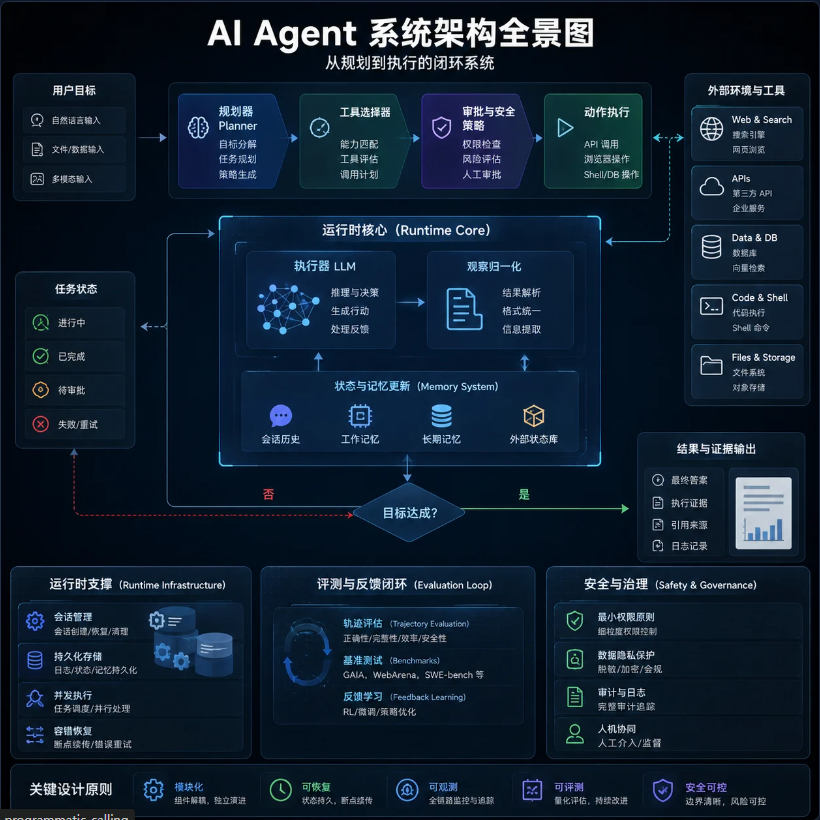
#> input picture 学习总结/Agent系统架构.png, 820 x 820 px
$ python -i opencv_contour_parser.py   (imports and definitions only)
#> lines starting #> are read from the running program, lines starting #| are printed output that depends on the picture; after the words box and inside, x2 and y2 are one past the last pixel; in counts of white or black regions, pixels touching at a corner belong together
# -*- coding: utf-8 -*-
# 使用 OpenCV 解析游戏界面元素轮廓
# 缺点:
#   1. 只能检测矩形轮廓
#   2. 不能检测文字
#   3. 元素分类不准确, 仅通过几何特征分类.  可结合AI模型 对每个元素区域进行分类.
#   4. 形态学滤波 可能会合并相邻同色元素
#   5. 阈值硬编码, 不同界面要根据实际情况调整.


import cv2
import numpy as np
import os


def parse_game_ui(image_path, bg_color_coords=None):
    # 读取图片, 转换为灰度图.
#> called with image_path = '../../学习总结/Agent系统架构.png'
    img = cv2.imread(image_path)    # 打开图片 返回 numpy数组. 不支持中文路径
#> img is the input picture: shape (820, 820, 3); mean B, G, R 48.5, 32.1, 16.2
    h, w = img.shape[:2]
#> h = 820; w = 820
    gray = cv2.cvtColor(img, cv2.COLOR_BGR2GRAY)
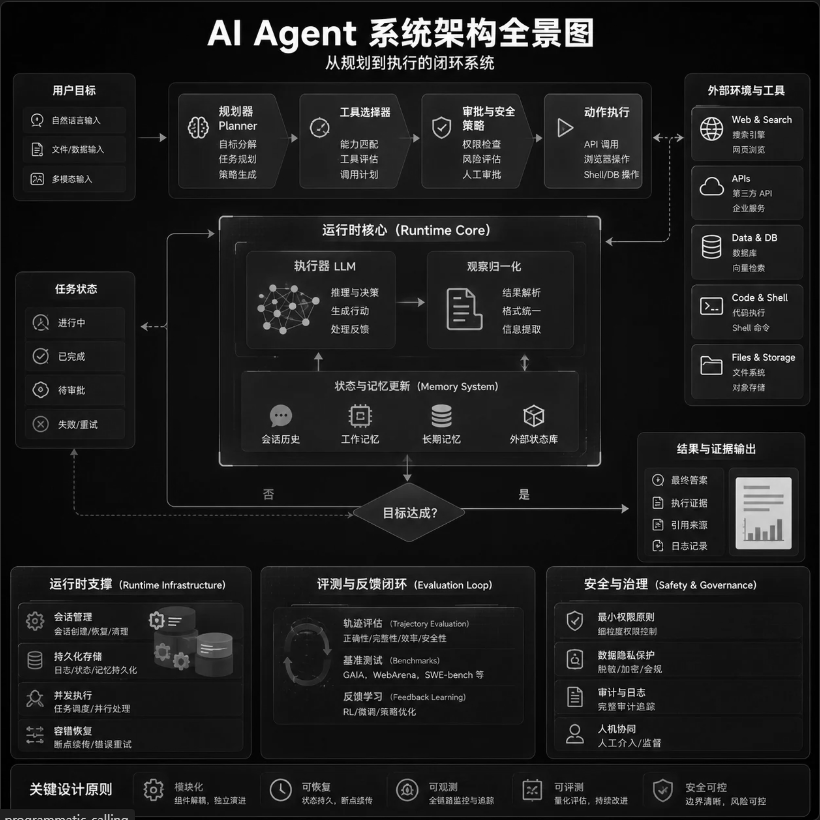
#> gray: shape (820, 820); min 0, max 255, mean 29.2

    # 1. 边缘检测 查找UI元素边界
    edges = cv2.Canny(gray, 30, 100)    # Canny边缘检测算法. 两个参数为阈值, 梯度小于30为非边缘, 大于100为边缘.
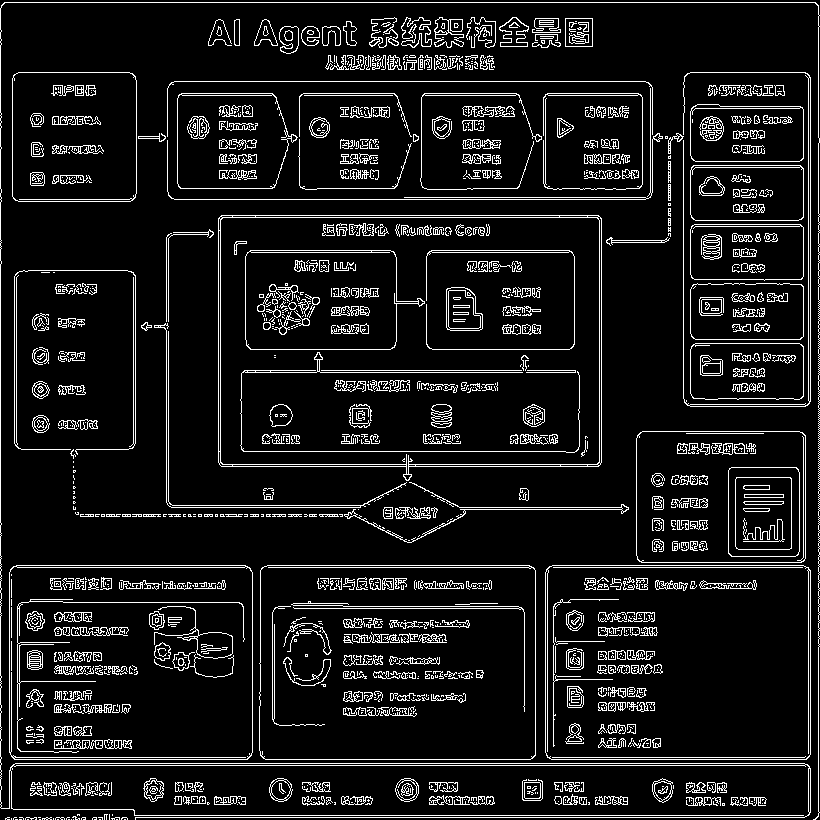
#> edges: shape (820, 820); 9.7% white in thin lines or dots
    kernel = np.ones((5, 5), np.uint8)  # 返回一个5x5的数组, 元素全为1.
    closed = cv2.morphologyEx(edges, cv2.MORPH_CLOSE, kernel)  # 形态学滤波. 闭合运算, 对边缘做"膨胀->腐蚀", 过滤小黑孔, 把断裂的轮廓线连接起来
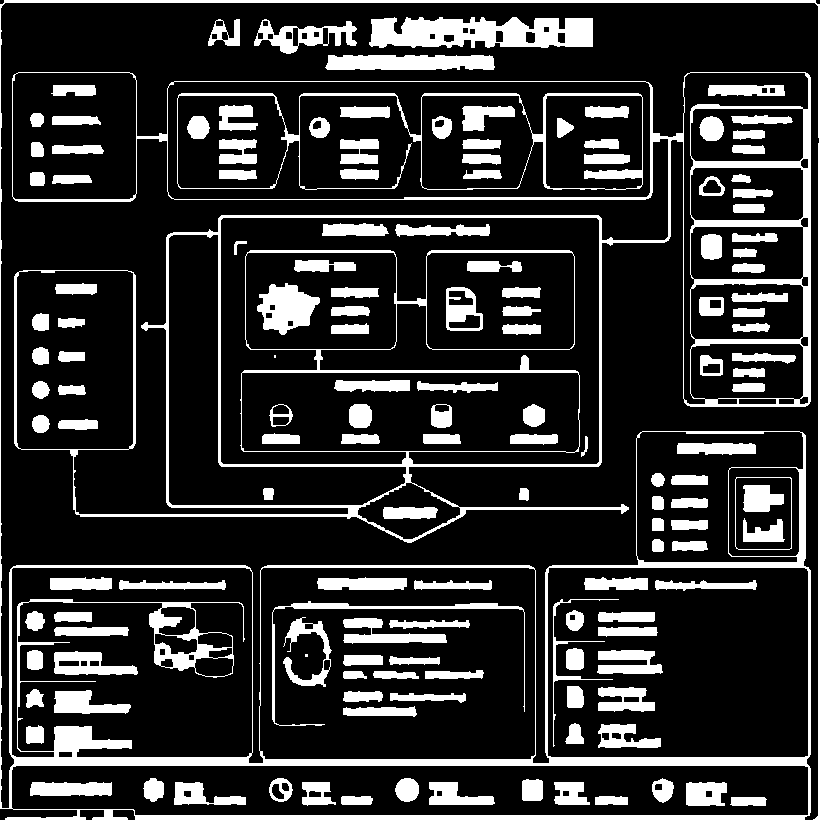
#> closed: shape (820, 820); 19.1% white; 152 white regions (2 under 20 px)

    # 2. 查找潜在的UI元素轮廓
    contours, _ = cv2.findContours(closed, cv2.RETR_EXTERNAL, cv2.CHAIN_APPROX_SIMPLE)  # 查找轮廓. RETR_EXTERNAL: 只取最外层轮廓; CHAIN_APPROX_SIMPLE: 简单的轮廓近似, 只返回轮廓的边界点.
#> contours = 7 contours; box (x1, y1, x2, y2) and area: (12, 72, 811, 543) 260116, (0, 0, 820, 820) 223900, (369, 17, 593, 48) 5391, (325, 55, 495, 70) 2158, (254, 19, 357, 54) 1638, (208, 19, 240, 46) 478, (519, 488, 529, 501) 94

    # 背景图检测
    # if bg_color_coords is not None:
    #     bg_contour = find_bg(img, bg_color_coords)
    #     contours = contours.__add__((bg_contour,))  # 修改 元组


    # 3. 根据轮廓计算AABB包围盒
    elements = []
    for i, cnt in enumerate(contours):
        x, y, bw, bh = cv2.boundingRect(cnt)    # 将任意形状的轮廓转换为矩形框.
        area = bw * bh
        # 元素面积<500 认为噪点.  元素面积>95%屏幕面积 认为全屏背景.
        # if area < 500 or area > w * h * 0.95:
        if area < 500 or area > w * h * 0.98:
            continue
        element = {
            "id": i + 1,
            "bbox": [int(x), int(y), int(x + bw), int(y + bh)],
            "size": [int(bw), int(bh)],
        }
        elements.append(element)
#> this loop made 7 passes
#> (x, y, bw, bh, area, element) on passes 2 to 6: (12, 72, 799, 471, 376329, {'id': 2, 'bbox': [12, 72, 811, 543], 'size': [799, 471]}), (325, 55, 170, 15, 2550, {'id': 3, 'bbox': [325, 55, 495, 70], 'size': [170, 15]}), (254, 19, 103, 35, 3605, {'id': 4, 'bbox': [254, 19, 357, 54], 'size': [103, 35]}), (208, 19, 32, 27, 864, {'id': 5, 'bbox': [208, 19, 240, 46], 'size': [32, 27]}), (369, 17, 224, 31, 6944, {'id': 6, 'bbox': [369, 17, 593, 48], 'size': [224, 31]})
#> (x, y, bw, bh, area) on passes 1, 7: (519, 488, 10, 13, 130), (0, 0, 820, 820, 672400)
#> after the loop, elements = 5 items

    # 4. 通过包含关系构建层级结构
    elements.sort(key=lambda e: (e["bbox"][1], e["bbox"][0]))    # 升序排序, 先 y 后 x
    for e in elements:
        e["children"] = []
        e["text"] = None
#> this loop made 5 passes
    root = {"elements": []}
    for e in elements:
        parent = find_parent(e, elements)
        if parent:
            parent["children"].append(e)
        else:
            root["elements"].append(e)
#> this loop made 5 passes

    root["screen_size"] = [w, h]
    return root, closed, edges

# [71 lines left out: functions find_area, find_top_buttom_bar, not called in this run]


def find_parent(elem, all_elems):
    """查找元素elem的父元素. 遍历所有元素, 找到包含elem的最小元素."""
    ex1, ey1, ex2, ey2 = elem["bbox"]
    best = None
    for p in all_elems:
        if p["id"] == elem["id"]:
            continue
        px1, py1, px2, py2 = p["bbox"]
        if px1 <= ex1 and py1 <= ey1 and px2 >= ex2 and py2 >= ey2:
            # check if fully contained
            if best is None:
                best = p
            else:
                # pick smallest container
                ba = (best["bbox"][2]-best["bbox"][0])*(best["bbox"][3]-best["bbox"][1])
                ca = (p["bbox"][2]-p["bbox"][0])*(p["bbox"][3]-p["bbox"][1])
                if ca < ba:
                    best = p
    return best

# 可视化 绘制每个元素的矩形框
# [60 lines left out: functions draw_element_rect, process_img, not called in this run]


# [19 lines not run here, left out]

    # [26 lines of commented-out code are left out]

>>> result = parse_game_ui('../../学习总结/Agent系统架构.png')
